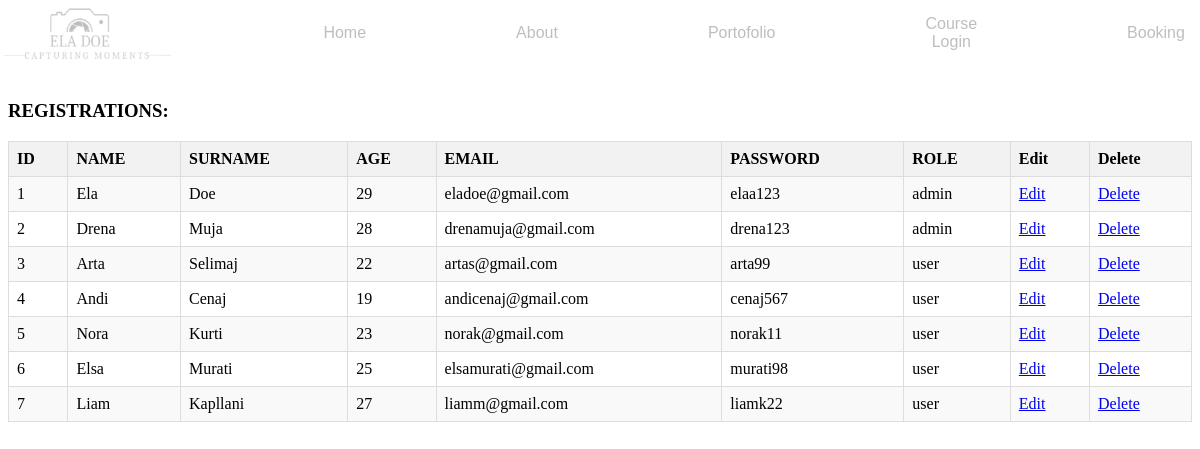
Page /dashboard.php on the committed database.
### tables this page shows
CREATE TABLE `user` (
  `id` int(11) NOT NULL,
  `name` varchar(20) NOT NULL,
  `surname` varchar(30) NOT NULL,
  `age` int(11) NOT NULL,
  `email` varchar(20) NOT NULL,
  `password` varchar(20) NOT NULL,
  `roli` varchar(20) NOT NULL DEFAULT 'user'
);

### userRepository.php (called while the page is built, shortened)
<?php
    class userRepository{
        private $connection;
        function __construct(){
            $conn = new DatabaseConnection;
            $this->connection = $conn->startConnection();
        }
        function getAllUsers(){
            $conn = $this->connection;
            $sql = "SELECT * FROM user";
            $statement = $conn->query($sql);
            $users = $statement->fetchAll();
            return $users;
        }
    }
?>

### dashboard.php (the view, shortened to what this page needs)
<!DOCTYPE html>
<html lang="en">
<head>
    <link rel="stylesheet" href="dashboard.css">
</head>
<body>
    <header>
        <?php
        include("Header.php");
        ?>
    </header>
    <h3 style="margin-top:100px">REGISTRATIONS:</h3>
    <table border="1">
             <tr>
                 <th>ID</th>
                 <th>NAME</th>
                 <th>SURNAME</th>
                 <th>AGE</th>
                 <th>EMAIL</th>
                 <th>PASSWORD</th>
                 <th>ROLE</th>
                 <th>Edit</th>
                 <th>Delete</th>
             </tr>
             <?php
             include_once "userRepository.php";
             $userRepository = new UserRepository();
             $users = $userRepository->getAllUsers();
             foreach($users as $User){
                echo
                "
                <tr>
                     <td>$User[id]</td>
                     <td>$User[name]</td>
                     <td>$User[surname] </td>
                     <td>$User[age] </td>
                     <td>$User[email] </td>
                     <td>$User[password] </td>
                     <td>$User[roli]</td>
                     <td><a href='edit.php?id=$User[id]'>Edit</a> </td>
                     <td><a href='delete.php?id=$User[id]'>Delete</a></td>
                </tr>
                ";
             }
             ?>
    </table>
</body>
</html>

### Header.php (shortened to what this page needs)
<!DOCTYPE html>
<html lang="en">
<head>
</head>
<body>
<header>
        <img src="Logo.png" alt="Logo">
        <div class="pages">
            <ul>
                <li><a href="Home.php">Home</a></li>
                <li><a href="About.php">About</a></li>
                <li><a href="Portofolio.php">Portofolio</a></li>
                <li><a href="CourseLogin.php">Course Login</a></li>
                <li> <a href="Booking.php">Booking</a></li>
            </ul>
        </div>
    </header>
</body>
</html>

### dashboard.css (style rules this page uses)
table { border-collapse: collapse; width: 100%; }
th { background-color: #f2f2f2; border: 1px solid #dddddd; text-align: left; padding: 8px; }
td { border: 1px solid #dddddd; text-align: left; padding: 8px; }
tr:nth-child(even) { background-color: #f9f9f9; }

### Header.php (style rules this page uses)
header { display: flex; position: fixed; align-items: center; top: 0; left: 0; width: 100%; height: 66px; background-color: white; z-index: 1000; overflow: hidden; opacity: 0.5; }
header img { width: 15%; height: 60px; margin: 0px; padding: 0px; align-self: center; }
.pages ul { display: flex; justify-content: space-between; align-items: center; list-style: none; padding: 0; width: 85%; }
.pages ul li { margin-left: 150px; color: black; text-align: center; font-family: sans-serif; align-items: center; }
.pages ul li a { text-decoration: none; color: black; opacity: 1; }

### rows in the picture
user: id "1", name "Ela", surname "Doe", age "29", email "eladoe@gmail.com", password "elaa123", roli "admin"
user: id "2", name "Drena", surname "Muja", age "28", email "drenamuja@gmail.com", password "drena123", roli "admin"
user: id "3", name "Arta", surname "Selimaj", age "22", email "artas@gmail.com", password "arta99", roli "user"
user: id "4", name "Andi", surname "Cenaj", age "19", email "andicenaj@gmail.com", password "cenaj567", roli "user"
user: id "5", name "Nora", surname "Kurti", age "23", email "norak@gmail.com", password "norak11", roli "user"
user: id "6", name "Elsa", surname "Murati", age "25", email "elsamurati@gmail.com", password "murati98", roli "user"
user: id "7", name "Liam", surname "Kapllani", age "27", email "liamm@gmail.com", password "liamk22", roli "user"
